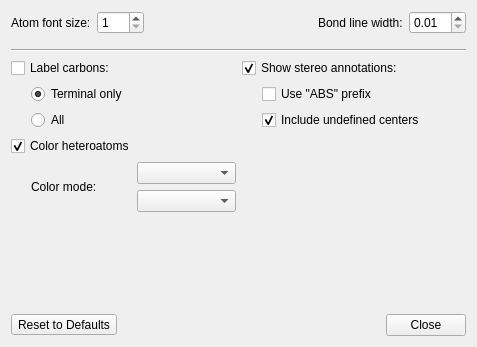
<?xml version="1.0" encoding="UTF-8"?>
<ui version="4.0">
 <class>RenderingSettingsDialog</class>
 <widget class="QWidget" name="RenderingSettingsDialog">
  <property name="geometry">
   <rect>
    <x>0</x>
    <y>0</y>
    <width>477</width>
    <height>347</height>
   </rect>
  </property>
  <property name="sizePolicy">
   <sizepolicy hsizetype="Fixed" vsizetype="Fixed">
    <horstretch>0</horstretch>
    <verstretch>0</verstretch>
   </sizepolicy>
  </property>
  <property name="maximumSize">
   <size>
    <width>16777215</width>
    <height>16777215</height>
   </size>
  </property>
  <property name="windowTitle">
   <string>2D Settings</string>
  </property>
  <layout class="QVBoxLayout" name="verticalLayout" stretch="0,0,0,0,1,0">
   <item>
    <layout class="QHBoxLayout" name="horizontalLayout_3">
     <item>
      <widget class="QLabel" name="label_5">
       <property name="text">
        <string>Atom font size:</string>
       </property>
      </widget>
     </item>
     <item>
      <widget class="QSpinBox" name="m_atom_font_size_sb">
       <property name="minimum">
        <number>1</number>
       </property>
       <property name="maximum">
        <number>200</number>
       </property>
      </widget>
     </item>
     <item>
      <spacer name="horizontalSpacer_3">
       <property name="orientation">
        <enum>Qt::Horizontal</enum>
       </property>
       <property name="sizeHint" stdset="0">
        <size>
         <width>0</width>
         <height>0</height>
        </size>
       </property>
      </spacer>
     </item>
     <item>
      <widget class="QLabel" name="label_6">
       <property name="text">
        <string>Bond line width:</string>
       </property>
      </widget>
     </item>
     <item>
      <widget class="QDoubleSpinBox" name="m_bond_line_width_sb">
       <property name="minimum">
        <double>0.010000000000000</double>
       </property>
      </widget>
     </item>
    </layout>
   </item>
   <item>
    <spacer name="verticalSpacer_3">
     <property name="orientation">
      <enum>Qt::Vertical</enum>
     </property>
     <property name="sizeType">
      <enum>QSizePolicy::Fixed</enum>
     </property>
     <property name="sizeHint" stdset="0">
      <size>
       <width>0</width>
       <height>9</height>
      </size>
     </property>
    </spacer>
   </item>
   <item>
    <widget class="Line" name="line_2">
     <property name="orientation">
      <enum>Qt::Horizontal</enum>
     </property>
    </widget>
   </item>
   <item>
    <layout class="QGridLayout" name="gridLayout_2">
     <item row="0" column="0">
      <widget class="QCheckBox" name="m_label_carbons_cb">
       <property name="text">
        <string>Label carbons:</string>
       </property>
      </widget>
     </item>
     <item row="3" column="0">
      <layout class="QHBoxLayout" name="horizontalLayout_4">
       <item>
        <spacer name="horizontalSpacer_5">
         <property name="orientation">
          <enum>Qt::Horizontal</enum>
         </property>
         <property name="sizeType">
          <enum>QSizePolicy::Fixed</enum>
         </property>
         <property name="sizeHint" stdset="0">
          <size>
           <width>20</width>
           <height>0</height>
          </size>
         </property>
        </spacer>
       </item>
       <item>
        <widget class="QLabel" name="label_7">
         <property name="text">
          <string>Color mode:</string>
         </property>
        </widget>
       </item>
       <item>
        <layout class="QVBoxLayout" name="verticalLayout_3">
         <item>
          <widget class="QComboBox" name="m_color_mode_combo">
           <property name="sizePolicy">
            <sizepolicy hsizetype="Preferred" vsizetype="Fixed">
             <horstretch>0</horstretch>
             <verstretch>0</verstretch>
            </sizepolicy>
           </property>
          </widget>
         </item>
         <item>
          <widget class="QComboBox" name="m_bw_mode_combo">
           <property name="sizePolicy">
            <sizepolicy hsizetype="Preferred" vsizetype="Fixed">
             <horstretch>0</horstretch>
             <verstretch>0</verstretch>
            </sizepolicy>
           </property>
          </widget>
         </item>
        </layout>
       </item>
      </layout>
     </item>
     <item row="2" column="0">
      <widget class="QCheckBox" name="m_color_heteroatoms_cb">
       <property name="text">
        <string>Color heteroatoms</string>
       </property>
       <property name="checked">
        <bool>true</bool>
       </property>
      </widget>
     </item>
     <item row="0" column="1">
      <widget class="QCheckBox" name="m_show_stereo_cb">
       <property name="text">
        <string>Show stereo annotations:</string>
       </property>
       <property name="checked">
        <bool>true</bool>
       </property>
      </widget>
     </item>
     <item row="1" column="0">
      <layout class="QHBoxLayout" name="m_label_carbons_layout">
       <item>
        <spacer name="horizontalSpacer_2">
         <property name="orientation">
          <enum>Qt::Horizontal</enum>
         </property>
         <property name="sizeType">
          <enum>QSizePolicy::Fixed</enum>
         </property>
         <property name="sizeHint" stdset="0">
          <size>
           <width>20</width>
           <height>0</height>
          </size>
         </property>
        </spacer>
       </item>
       <item>
        <layout class="QVBoxLayout" name="verticalLayout_5">
         <item>
          <widget class="QRadioButton" name="m_label_terminal_C_rb">
           <property name="text">
            <string>Terminal only</string>
           </property>
           <property name="checked">
            <bool>true</bool>
           </property>
           <attribute name="buttonGroup">
            <string notr="true">m_label_carbons_bg</string>
           </attribute>
          </widget>
         </item>
         <item>
          <widget class="QRadioButton" name="m_label_all_C_rb">
           <property name="text">
            <string>All</string>
           </property>
           <property name="checked">
            <bool>false</bool>
           </property>
           <attribute name="buttonGroup">
            <string notr="true">m_label_carbons_bg</string>
           </attribute>
          </widget>
         </item>
         <item>
          <spacer name="verticalSpacer_2">
           <property name="orientation">
            <enum>Qt::Vertical</enum>
           </property>
           <property name="sizeHint" stdset="0">
            <size>
             <width>0</width>
             <height>0</height>
            </size>
           </property>
          </spacer>
         </item>
        </layout>
       </item>
      </layout>
     </item>
     <item row="1" column="1">
      <layout class="QHBoxLayout" name="m_show_stereo_layout">
       <item>
        <spacer name="horizontalSpacer_4">
         <property name="orientation">
          <enum>Qt::Horizontal</enum>
         </property>
         <property name="sizeType">
          <enum>QSizePolicy::Fixed</enum>
         </property>
         <property name="sizeHint" stdset="0">
          <size>
           <width>20</width>
           <height>0</height>
          </size>
         </property>
        </spacer>
       </item>
       <item>
        <layout class="QVBoxLayout" name="verticalLayout_6">
         <item>
          <widget class="QCheckBox" name="m_abs_cb">
           <property name="text">
            <string>Use &quot;ABS&quot; prefix</string>
           </property>
           <property name="checked">
            <bool>false</bool>
           </property>
          </widget>
         </item>
         <item>
          <widget class="QCheckBox" name="m_undefined_centers_labels_cb">
           <property name="text">
            <string>Include undefined centers</string>
           </property>
           <property name="checked">
            <bool>true</bool>
           </property>
          </widget>
         </item>
        </layout>
       </item>
      </layout>
     </item>
    </layout>
   </item>
   <item>
    <spacer name="verticalSpacer">
     <property name="orientation">
      <enum>Qt::Vertical</enum>
     </property>
     <property name="sizeType">
      <enum>QSizePolicy::Expanding</enum>
     </property>
     <property name="sizeHint" stdset="0">
      <size>
       <width>0</width>
       <height>8</height>
      </size>
     </property>
    </spacer>
   </item>
   <item>
    <layout class="QHBoxLayout" name="horizontalLayout_5">
     <item>
      <widget class="QToolButton" name="m_reset_to_default_btn">
       <property name="text">
        <string>Reset to Defaults</string>
       </property>
      </widget>
     </item>
     <item>
      <spacer name="horizontalSpacer">
       <property name="orientation">
        <enum>Qt::Horizontal</enum>
       </property>
       <property name="sizeHint" stdset="0">
        <size>
         <width>0</width>
         <height>0</height>
        </size>
       </property>
      </spacer>
     </item>
     <item>
      <widget class="QPushButton" name="m_close_btn">
       <property name="text">
        <string>Close</string>
       </property>
      </widget>
     </item>
    </layout>
   </item>
  </layout>
 </widget>
 <resources/>
 <connections/>
 <slots>
  <slot>onValuesChanged()</slot>
  <slot>loadDefaults()</slot>
  <slot>onLabelCarbonsToggled(bool)</slot>
  <slot>onShowStereoToggled(bool)</slot>
  <slot>onColorHeteroatomsToggled(bool)</slot>
 </slots>
 <buttongroups>
  <buttongroup name="m_label_carbons_bg"/>
 </buttongroups>
</ui>
